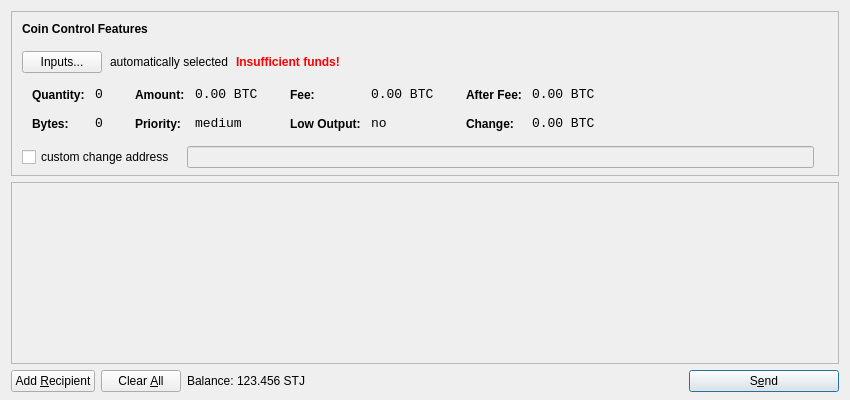
<?xml version="1.0" encoding="UTF-8"?>
<ui version="4.0">
 <class>SendCoinsDialog</class>
 <widget class="QDialog" name="SendCoinsDialog">
  <property name="geometry">
   <rect>
    <x>0</x>
    <y>0</y>
    <width>850</width>
    <height>400</height>
   </rect>
  </property>
  <property name="windowTitle">
   <string>Send Coins</string>
  </property>
  <layout class="QVBoxLayout" name="verticalLayout" stretch="0,1,0">
   <property name="bottomMargin">
    <number>8</number>
   </property>
   <item>
    <widget class="QFrame" name="frameCoinControl">
     <property name="sizePolicy">
      <sizepolicy hsizetype="Expanding" vsizetype="Expanding">
       <horstretch>0</horstretch>
       <verstretch>0</verstretch>
      </sizepolicy>
     </property>
     <property name="maximumSize">
      <size>
       <width>16777215</width>
       <height>16777215</height>
      </size>
     </property>
     <property name="frameShape">
      <enum>QFrame::StyledPanel</enum>
     </property>
     <property name="frameShadow">
      <enum>QFrame::Sunken</enum>
     </property>
     <layout class="QVBoxLayout" name="verticalLayoutCoinControl2">
      <property name="spacing">
       <number>-1</number>
      </property>
      <property name="leftMargin">
       <number>0</number>
      </property>
      <property name="topMargin">
       <number>0</number>
      </property>
      <property name="rightMargin">
       <number>0</number>
      </property>
      <property name="bottomMargin">
       <number>6</number>
      </property>
      <item>
       <layout class="QVBoxLayout" name="verticalLayoutCoinControl" stretch="0,0,0,0,1">
        <property name="spacing">
         <number>0</number>
        </property>
        <property name="leftMargin">
         <number>10</number>
        </property>
        <property name="topMargin">
         <number>10</number>
        </property>
        <item>
         <layout class="QHBoxLayout" name="horizontalLayoutCoinControl1">
          <property name="bottomMargin">
           <number>15</number>
          </property>
          <item>
           <widget class="QLabel" name="labelCoinControlFeatures">
            <property name="sizePolicy">
             <sizepolicy hsizetype="Preferred" vsizetype="Maximum">
              <horstretch>0</horstretch>
              <verstretch>0</verstretch>
             </sizepolicy>
            </property>
            <property name="font">
             <font>
              <weight>75</weight>
              <bold>true</bold>
             </font>
            </property>
            <property name="styleSheet">
             <string notr="true">font-weight:bold;</string>
            </property>
            <property name="text">
             <string>Coin Control Features</string>
            </property>
           </widget>
          </item>
         </layout>
        </item>
        <item>
         <layout class="QHBoxLayout" name="horizontalLayoutCoinControl2" stretch="0,0,0,0">
          <property name="spacing">
           <number>8</number>
          </property>
          <property name="bottomMargin">
           <number>10</number>
          </property>
          <item>
           <widget class="QPushButton" name="pushButtonCoinControl">
            <property name="styleSheet">
             <string notr="true"/>
            </property>
            <property name="text">
             <string>Inputs...</string>
            </property>
           </widget>
          </item>
          <item>
           <widget class="QLabel" name="labelCoinControlAutomaticallySelected">
            <property name="text">
             <string>automatically selected</string>
            </property>
            <property name="margin">
             <number>5</number>
            </property>
           </widget>
          </item>
          <item>
           <widget class="QLabel" name="labelCoinControlInsuffFunds">
            <property name="font">
             <font>
              <weight>75</weight>
              <bold>true</bold>
             </font>
            </property>
            <property name="styleSheet">
             <string notr="true">color:red;font-weight:bold;</string>
            </property>
            <property name="text">
             <string>Insufficient funds!</string>
            </property>
            <property name="margin">
             <number>5</number>
            </property>
           </widget>
          </item>
          <item>
           <spacer name="horizontalSpacerCoinControl">
            <property name="orientation">
             <enum>Qt::Horizontal</enum>
            </property>
            <property name="sizeHint" stdset="0">
             <size>
              <width>40</width>
              <height>1</height>
             </size>
            </property>
           </spacer>
          </item>
         </layout>
        </item>
        <item>
         <widget class="QWidget" name="widgetCoinControl" native="true">
          <property name="sizePolicy">
           <sizepolicy hsizetype="Preferred" vsizetype="Preferred">
            <horstretch>0</horstretch>
            <verstretch>0</verstretch>
           </sizepolicy>
          </property>
          <property name="minimumSize">
           <size>
            <width>0</width>
            <height>0</height>
           </size>
          </property>
          <property name="styleSheet">
           <string notr="true"/>
          </property>
          <layout class="QHBoxLayout" name="horizontalLayoutCoinControl5">
           <property name="margin">
            <number>0</number>
           </property>
           <item>
            <layout class="QHBoxLayout" name="horizontalLayoutCoinControl3" stretch="0,0,0,1">
             <property name="spacing">
              <number>20</number>
             </property>
             <property name="topMargin">
              <number>0</number>
             </property>
             <property name="bottomMargin">
              <number>10</number>
             </property>
             <item>
              <layout class="QFormLayout" name="formLayoutCoinControl1">
               <property name="horizontalSpacing">
                <number>10</number>
               </property>
               <property name="verticalSpacing">
                <number>14</number>
               </property>
               <property name="leftMargin">
                <number>10</number>
               </property>
               <property name="topMargin">
                <number>4</number>
               </property>
               <property name="rightMargin">
                <number>6</number>
               </property>
               <item row="0" column="0">
                <widget class="QLabel" name="labelCoinControlQuantityText">
                 <property name="styleSheet">
                  <string notr="true">font-weight:bold;</string>
                 </property>
                 <property name="text">
                  <string>Quantity:</string>
                 </property>
                 <property name="margin">
                  <number>0</number>
                 </property>
                </widget>
               </item>
               <item row="0" column="1">
                <widget class="QLabel" name="labelCoinControlQuantity">
                 <property name="font">
                  <font>
                   <family>Monospace</family>
                   <pointsize>10</pointsize>
                  </font>
                 </property>
                 <property name="cursor">
                  <cursorShape>IBeamCursor</cursorShape>
                 </property>
                 <property name="contextMenuPolicy">
                  <enum>Qt::ActionsContextMenu</enum>
                 </property>
                 <property name="text">
                  <string notr="true">0</string>
                 </property>
                 <property name="margin">
                  <number>0</number>
                 </property>
                 <property name="textInteractionFlags">
                  <set>Qt::LinksAccessibleByMouse|Qt::TextSelectableByKeyboard|Qt::TextSelectableByMouse</set>
                 </property>
                </widget>
               </item>
               <item row="1" column="0">
                <widget class="QLabel" name="labelCoinControlBytesText">
                 <property name="styleSheet">
                  <string notr="true">font-weight:bold;</string>
                 </property>
                 <property name="text">
                  <string>Bytes:</string>
                 </property>
                </widget>
               </item>
               <item row="1" column="1">
                <widget class="QLabel" name="labelCoinControlBytes">
                 <property name="font">
                  <font>
                   <family>Monospace</family>
                   <pointsize>10</pointsize>
                  </font>
                 </property>
                 <property name="cursor">
                  <cursorShape>IBeamCursor</cursorShape>
                 </property>
                 <property name="contextMenuPolicy">
                  <enum>Qt::ActionsContextMenu</enum>
                 </property>
                 <property name="text">
                  <string notr="true">0</string>
                 </property>
                 <property name="textInteractionFlags">
                  <set>Qt::LinksAccessibleByMouse|Qt::TextSelectableByKeyboard|Qt::TextSelectableByMouse</set>
                 </property>
                </widget>
               </item>
              </layout>
             </item>
             <item>
              <layout class="QFormLayout" name="formLayoutCoinControl2">
               <property name="horizontalSpacing">
                <number>10</number>
               </property>
               <property name="verticalSpacing">
                <number>14</number>
               </property>
               <property name="leftMargin">
                <number>6</number>
               </property>
               <property name="topMargin">
                <number>4</number>
               </property>
               <property name="rightMargin">
                <number>6</number>
               </property>
               <item row="0" column="0">
                <widget class="QLabel" name="labelCoinControlAmountText">
                 <property name="styleSheet">
                  <string notr="true">font-weight:bold;</string>
                 </property>
                 <property name="text">
                  <string>Amount:</string>
                 </property>
                 <property name="margin">
                  <number>0</number>
                 </property>
                </widget>
               </item>
               <item row="0" column="1">
                <widget class="QLabel" name="labelCoinControlAmount">
                 <property name="font">
                  <font>
                   <family>Monospace</family>
                   <pointsize>10</pointsize>
                  </font>
                 </property>
                 <property name="cursor">
                  <cursorShape>IBeamCursor</cursorShape>
                 </property>
                 <property name="contextMenuPolicy">
                  <enum>Qt::ActionsContextMenu</enum>
                 </property>
                 <property name="text">
                  <string notr="true">0.00 BTC</string>
                 </property>
                 <property name="textInteractionFlags">
                  <set>Qt::LinksAccessibleByMouse|Qt::TextSelectableByKeyboard|Qt::TextSelectableByMouse</set>
                 </property>
                </widget>
               </item>
               <item row="1" column="0">
                <widget class="QLabel" name="labelCoinControlPriorityText">
                 <property name="styleSheet">
                  <string notr="true">font-weight:bold;</string>
                 </property>
                 <property name="text">
                  <string>Priority:</string>
                 </property>
                </widget>
               </item>
               <item row="1" column="1">
                <widget class="QLabel" name="labelCoinControlPriority">
                 <property name="font">
                  <font>
                   <family>Monospace</family>
                   <pointsize>10</pointsize>
                  </font>
                 </property>
                 <property name="cursor">
                  <cursorShape>IBeamCursor</cursorShape>
                 </property>
                 <property name="contextMenuPolicy">
                  <enum>Qt::ActionsContextMenu</enum>
                 </property>
                 <property name="text">
                  <string>medium</string>
                 </property>
                 <property name="textInteractionFlags">
                  <set>Qt::LinksAccessibleByMouse|Qt::TextSelectableByKeyboard|Qt::TextSelectableByMouse</set>
                 </property>
                </widget>
               </item>
              </layout>
             </item>
             <item>
              <layout class="QFormLayout" name="formLayoutCoinControl3">
               <property name="horizontalSpacing">
                <number>10</number>
               </property>
               <property name="verticalSpacing">
                <number>14</number>
               </property>
               <property name="leftMargin">
                <number>6</number>
               </property>
               <property name="topMargin">
                <number>4</number>
               </property>
               <property name="rightMargin">
                <number>6</number>
               </property>
               <item row="0" column="0">
                <widget class="QLabel" name="labelCoinControlFeeText">
                 <property name="styleSheet">
                  <string notr="true">font-weight:bold;</string>
                 </property>
                 <property name="text">
                  <string>Fee:</string>
                 </property>
                 <property name="margin">
                  <number>0</number>
                 </property>
                </widget>
               </item>
               <item row="0" column="1">
                <widget class="QLabel" name="labelCoinControlFee">
                 <property name="font">
                  <font>
                   <family>Monospace</family>
                   <pointsize>10</pointsize>
                  </font>
                 </property>
                 <property name="cursor">
                  <cursorShape>IBeamCursor</cursorShape>
                 </property>
                 <property name="contextMenuPolicy">
                  <enum>Qt::ActionsContextMenu</enum>
                 </property>
                 <property name="text">
                  <string notr="true">0.00 BTC</string>
                 </property>
                 <property name="textInteractionFlags">
                  <set>Qt::LinksAccessibleByMouse|Qt::TextSelectableByKeyboard|Qt::TextSelectableByMouse</set>
                 </property>
                </widget>
               </item>
               <item row="1" column="0">
                <widget class="QLabel" name="labelCoinControlLowOutputText">
                 <property name="styleSheet">
                  <string notr="true">font-weight:bold;</string>
                 </property>
                 <property name="text">
                  <string>Low Output:</string>
                 </property>
                </widget>
               </item>
               <item row="1" column="1">
                <widget class="QLabel" name="labelCoinControlLowOutput">
                 <property name="font">
                  <font>
                   <family>Monospace</family>
                   <pointsize>10</pointsize>
                  </font>
                 </property>
                 <property name="cursor">
                  <cursorShape>IBeamCursor</cursorShape>
                 </property>
                 <property name="contextMenuPolicy">
                  <enum>Qt::ActionsContextMenu</enum>
                 </property>
                 <property name="text">
                  <string>no</string>
                 </property>
                 <property name="textInteractionFlags">
                  <set>Qt::LinksAccessibleByMouse|Qt::TextSelectableByKeyboard|Qt::TextSelectableByMouse</set>
                 </property>
                </widget>
               </item>
              </layout>
             </item>
             <item>
              <layout class="QFormLayout" name="formLayoutCoinControl4">
               <property name="horizontalSpacing">
                <number>10</number>
               </property>
               <property name="verticalSpacing">
                <number>14</number>
               </property>
               <property name="leftMargin">
                <number>6</number>
               </property>
               <property name="topMargin">
                <number>4</number>
               </property>
               <property name="rightMargin">
                <number>6</number>
               </property>
               <item row="0" column="0">
                <widget class="QLabel" name="labelCoinControlAfterFeeText">
                 <property name="styleSheet">
                  <string notr="true">font-weight:bold;</string>
                 </property>
                 <property name="text">
                  <string>After Fee:</string>
                 </property>
                 <property name="margin">
                  <number>0</number>
                 </property>
                </widget>
               </item>
               <item row="0" column="1">
                <widget class="QLabel" name="labelCoinControlAfterFee">
                 <property name="font">
                  <font>
                   <family>Monospace</family>
                   <pointsize>10</pointsize>
                  </font>
                 </property>
                 <property name="cursor">
                  <cursorShape>IBeamCursor</cursorShape>
                 </property>
                 <property name="contextMenuPolicy">
                  <enum>Qt::ActionsContextMenu</enum>
                 </property>
                 <property name="text">
                  <string notr="true">0.00 BTC</string>
                 </property>
                 <property name="textInteractionFlags">
                  <set>Qt::LinksAccessibleByMouse|Qt::TextSelectableByKeyboard|Qt::TextSelectableByMouse</set>
                 </property>
                </widget>
               </item>
               <item row="1" column="0">
                <widget class="QLabel" name="labelCoinControlChangeText">
                 <property name="styleSheet">
                  <string notr="true">font-weight:bold;</string>
                 </property>
                 <property name="text">
                  <string>Change:</string>
                 </property>
                </widget>
               </item>
               <item row="1" column="1">
                <widget class="QLabel" name="labelCoinControlChange">
                 <property name="font">
                  <font>
                   <family>Monospace</family>
                   <pointsize>10</pointsize>
                  </font>
                 </property>
                 <property name="cursor">
                  <cursorShape>IBeamCursor</cursorShape>
                 </property>
                 <property name="contextMenuPolicy">
                  <enum>Qt::ActionsContextMenu</enum>
                 </property>
                 <property name="text">
                  <string notr="true">0.00 BTC</string>
                 </property>
                 <property name="textInteractionFlags">
                  <set>Qt::LinksAccessibleByMouse|Qt::TextSelectableByKeyboard|Qt::TextSelectableByMouse</set>
                 </property>
                </widget>
               </item>
              </layout>
             </item>
            </layout>
           </item>
          </layout>
         </widget>
        </item>
        <item>
         <layout class="QHBoxLayout" name="horizontalLayoutCoinControl4" stretch="0,0,0">
          <property name="spacing">
           <number>12</number>
          </property>
          <property name="sizeConstraint">
           <enum>QLayout::SetDefaultConstraint</enum>
          </property>
          <property name="topMargin">
           <number>5</number>
          </property>
          <property name="rightMargin">
           <number>5</number>
          </property>
          <item>
           <widget class="QCheckBox" name="checkBoxCoinControlChange">
            <property name="text">
             <string>custom change address</string>
            </property>
           </widget>
          </item>
          <item>
           <widget class="QLineEdit" name="lineEditCoinControlChange">
            <property name="enabled">
             <bool>false</bool>
            </property>
            <property name="sizePolicy">
             <sizepolicy hsizetype="Expanding" vsizetype="Fixed">
              <horstretch>0</horstretch>
              <verstretch>0</verstretch>
             </sizepolicy>
            </property>
           </widget>
          </item>
          <item>
           <widget class="QLabel" name="labelCoinControlChangeLabel">
            <property name="sizePolicy">
             <sizepolicy hsizetype="Preferred" vsizetype="Expanding">
              <horstretch>0</horstretch>
              <verstretch>0</verstretch>
             </sizepolicy>
            </property>
            <property name="minimumSize">
             <size>
              <width>0</width>
              <height>0</height>
             </size>
            </property>
            <property name="text">
             <string/>
            </property>
            <property name="margin">
             <number>3</number>
            </property>
           </widget>
          </item>
         </layout>
        </item>
        <item>
         <spacer name="verticalSpacerCoinControl">
          <property name="orientation">
           <enum>Qt::Vertical</enum>
          </property>
          <property name="sizeHint" stdset="0">
           <size>
            <width>800</width>
            <height>1</height>
           </size>
          </property>
         </spacer>
        </item>
       </layout>
      </item>
     </layout>
    </widget>
   </item>
   <item>
    <widget class="QScrollArea" name="scrollArea">
     <property name="widgetResizable">
      <bool>true</bool>
     </property>
     <widget class="QWidget" name="scrollAreaWidgetContents">
      <property name="geometry">
       <rect>
        <x>0</x>
        <y>0</y>
        <width>830</width>
        <height>165</height>
       </rect>
      </property>
      <layout class="QVBoxLayout" name="verticalLayout_2">
       <property name="margin">
        <number>0</number>
       </property>
       <item>
        <layout class="QVBoxLayout" name="entries">
         <property name="spacing">
          <number>6</number>
         </property>
        </layout>
       </item>
       <item>
        <spacer name="verticalSpacer">
         <property name="orientation">
          <enum>Qt::Vertical</enum>
         </property>
         <property name="sizeHint" stdset="0">
          <size>
           <width>20</width>
           <height>40</height>
          </size>
         </property>
        </spacer>
       </item>
      </layout>
     </widget>
    </widget>
   </item>
   <item>
    <layout class="QHBoxLayout" name="horizontalLayout">
     <item>
      <widget class="QPushButton" name="addButton">
       <property name="toolTip">
        <string>Send to multiple recipients at once</string>
       </property>
       <property name="text">
        <string>Add &amp;Recipient</string>
       </property>
       <property name="icon">
        <iconset resource="../bitcoin.qrc">
         <normaloff>:/icons/add</normaloff>:/icons/add</iconset>
       </property>
       <property name="autoDefault">
        <bool>false</bool>
       </property>
      </widget>
     </item>
     <item>
      <widget class="QPushButton" name="clearButton">
       <property name="sizePolicy">
        <sizepolicy hsizetype="Minimum" vsizetype="Fixed">
         <horstretch>0</horstretch>
         <verstretch>0</verstretch>
        </sizepolicy>
       </property>
       <property name="toolTip">
        <string>Remove all transaction fields</string>
       </property>
       <property name="text">
        <string>Clear &amp;All</string>
       </property>
       <property name="icon">
        <iconset resource="../bitcoin.qrc">
         <normaloff>:/icons/remove</normaloff>:/icons/remove</iconset>
       </property>
       <property name="autoRepeatDelay">
        <number>300</number>
       </property>
       <property name="autoDefault">
        <bool>false</bool>
       </property>
      </widget>
     </item>
     <item>
      <layout class="QHBoxLayout" name="horizontalLayout_2">
       <property name="spacing">
        <number>3</number>
       </property>
       <item>
        <widget class="QLabel" name="label">
         <property name="text">
          <string>Balance:</string>
         </property>
        </widget>
       </item>
       <item>
        <widget class="QLabel" name="labelBalance">
         <property name="cursor">
          <cursorShape>IBeamCursor</cursorShape>
         </property>
         <property name="text">
          <string>123.456 STJ</string>
         </property>
         <property name="textInteractionFlags">
          <set>Qt::LinksAccessibleByMouse|Qt::TextSelectableByKeyboard|Qt::TextSelectableByMouse</set>
         </property>
        </widget>
       </item>
      </layout>
     </item>
     <item>
      <spacer name="horizontalSpacer">
       <property name="orientation">
        <enum>Qt::Horizontal</enum>
       </property>
       <property name="sizeHint" stdset="0">
        <size>
         <width>40</width>
         <height>20</height>
        </size>
       </property>
      </spacer>
     </item>
     <item>
      <widget class="QPushButton" name="sendButton">
       <property name="minimumSize">
        <size>
         <width>150</width>
         <height>0</height>
        </size>
       </property>
       <property name="toolTip">
        <string>Confirm the send action</string>
       </property>
       <property name="text">
        <string>S&amp;end</string>
       </property>
       <property name="icon">
        <iconset resource="../bitcoin.qrc">
         <normaloff>:/icons/send</normaloff>:/icons/send</iconset>
       </property>
       <property name="default">
        <bool>true</bool>
       </property>
      </widget>
     </item>
    </layout>
   </item>
  </layout>
 </widget>
 <resources>
  <include location="../bitcoin.qrc"/>
 </resources>
 <connections/>
</ui>
